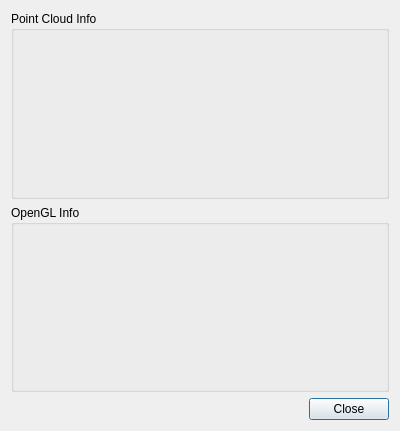
<?xml version="1.0" encoding="UTF-8"?>
<ui version="4.0">
 <class>InfoDialog</class>
 <widget class="QDialog" name="InfoDialog">
  <property name="geometry">
   <rect>
    <x>0</x>
    <y>0</y>
    <width>400</width>
    <height>431</height>
   </rect>
  </property>
  <property name="windowTitle">
   <string>Info</string>
  </property>
  <layout class="QVBoxLayout" name="verticalLayout">
   <item>
    <widget class="QGroupBox" name="pointCloudBox">
     <property name="title">
      <string>Point Cloud Info</string>
     </property>
     <property name="flat">
      <bool>false</bool>
     </property>
    </widget>
   </item>
   <item>
    <widget class="QGroupBox" name="openGLBox">
     <property name="title">
      <string>OpenGL Info</string>
     </property>
    </widget>
   </item>
   <item>
    <widget class="QDialogButtonBox" name="buttonBox">
     <property name="orientation">
      <enum>Qt::Horizontal</enum>
     </property>
     <property name="standardButtons">
      <set>QDialogButtonBox::Close</set>
     </property>
     <property name="centerButtons">
      <bool>false</bool>
     </property>
    </widget>
   </item>
  </layout>
 </widget>
 <resources/>
 <connections>
  <connection>
   <sender>buttonBox</sender>
   <signal>accepted()</signal>
   <receiver>InfoDialog</receiver>
   <slot>accept()</slot>
   <hints>
    <hint type="sourcelabel">
     <x>248</x>
     <y>254</y>
    </hint>
    <hint type="destinationlabel">
     <x>157</x>
     <y>274</y>
    </hint>
   </hints>
  </connection>
  <connection>
   <sender>buttonBox</sender>
   <signal>rejected()</signal>
   <receiver>InfoDialog</receiver>
   <slot>reject()</slot>
   <hints>
    <hint type="sourcelabel">
     <x>316</x>
     <y>260</y>
    </hint>
    <hint type="destinationlabel">
     <x>286</x>
     <y>274</y>
    </hint>
   </hints>
  </connection>
 </connections>
</ui>
